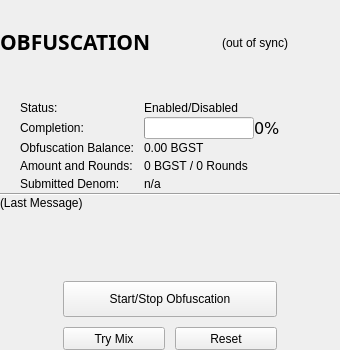
        <widget class="QFrame" name="frameObfuscation">
         <property name="minimumSize">
          <size>
           <width>0</width>
           <height>350</height>
          </size>
         </property>
         <property name="maximumSize">
          <size>
           <width>365</width>
           <height>16777215</height>
          </size>
         </property>
         <property name="layoutDirection">
          <enum>Qt::LeftToRight</enum>
         </property>
         <property name="frameShape">
          <enum>QFrame::NoFrame</enum>
         </property>
         <property name="frameShadow">
          <enum>QFrame::Plain</enum>
         </property>
         <property name="lineWidth">
          <number>0</number>
         </property>
         <layout class="QVBoxLayout" name="verticalLayout_7">
          <property name="spacing">
           <number>0</number>
          </property>
          <property name="leftMargin">
           <number>0</number>
          </property>
          <property name="topMargin">
           <number>0</number>
          </property>
          <property name="rightMargin">
           <number>0</number>
          </property>
          <property name="bottomMargin">
           <number>0</number>
          </property>
          <item>
           <layout class="QGridLayout" name="gridLayout_2" columnstretch="5,5">
            <property name="sizeConstraint">
             <enum>QLayout::SetMaximumSize</enum>
            </property>
            <property name="spacing">
             <number>0</number>
            </property>
            <item row="0" column="0">
             <layout class="QVBoxLayout" name="verticalLayout_6">
              <property name="spacing">
               <number>0</number>
              </property>
              <item>
               <widget class="QLabel" name="label_2">
                <property name="sizePolicy">
                 <sizepolicy hsizetype="Expanding" vsizetype="Preferred">
                  <horstretch>0</horstretch>
                  <verstretch>0</verstretch>
                 </sizepolicy>
                </property>
                <property name="minimumSize">
                 <size>
                  <width>130</width>
                  <height>55</height>
                 </size>
                </property>
                <property name="font">
                 <font>
                  <family>Volte</family>
                  <pointsize>16</pointsize>
                  <weight>75</weight>
                  <bold>true</bold>
                 </font>
                </property>
                <property name="text">
                 <string>OBFUSCATION</string>
                </property>
                <property name="indent">
                 <number>0</number>
                </property>
               </widget>
              </item>
              <item>
               <widget class="QLabel" name="lineObfuscation">
                <property name="minimumSize">
                 <size>
                  <width>27</width>
                  <height>2</height>
                 </size>
                </property>
                <property name="maximumSize">
                 <size>
                  <width>27</width>
                  <height>2</height>
                 </size>
                </property>
                <property name="font">
                 <font>
                  <pointsize>1</pointsize>
                 </font>
                </property>
                <property name="text">
                 <string/>
                </property>
               </widget>
              </item>
             </layout>
            </item>
            <item row="0" column="1">
             <widget class="QLabel" name="labelObfuscationSyncStatus">
              <property name="sizePolicy">
               <sizepolicy hsizetype="Preferred" vsizetype="Preferred">
                <horstretch>0</horstretch>
                <verstretch>0</verstretch>
               </sizepolicy>
              </property>
              <property name="toolTip">
               <string>The displayed information may be out of date. Your wallet automatically synchronizes with the STOTINKA network after a connection is established, but this process has not completed yet.</string>
              </property>
              <property name="styleSheet">
               <string notr="true"/>
              </property>
              <property name="text">
               <string notr="true">(out of sync)</string>
              </property>
              <property name="alignment">
               <set>Qt::AlignCenter</set>
              </property>
             </widget>
            </item>
           </layout>
          </item>
          <item>
           <widget class="QPushButton" name="runAutoDenom">
            <property name="maximumSize">
             <size>
              <width>0</width>
              <height>0</height>
             </size>
            </property>
            <property name="palette">
             <palette>
              <active>
               <colorrole role="WindowText">
                <brush brushstyle="SolidPattern">
                 <color alpha="255">
                  <red>0</red>
                  <green>0</green>
                  <blue>0</blue>
                 </color>
                </brush>
               </colorrole>
               <colorrole role="Button">
                <brush brushstyle="SolidPattern">
                 <color alpha="255">
                  <red>239</red>
                  <green>238</green>
                  <blue>238</blue>
                 </color>
                </brush>
               </colorrole>
               <colorrole role="Light">
                <brush brushstyle="SolidPattern">
                 <color alpha="255">
                  <red>255</red>
                  <green>255</green>
                  <blue>255</blue>
                 </color>
                </brush>
               </colorrole>
               <colorrole role="Midlight">
                <brush brushstyle="SolidPattern">
                 <color alpha="255">
                  <red>247</red>
                  <green>246</green>
                  <blue>246</blue>
                 </color>
                </brush>
               </colorrole>
               <colorrole role="Dark">
                <brush brushstyle="SolidPattern">
                 <color alpha="255">
                  <red>119</red>
                  <green>119</green>
                  <blue>119</blue>
                 </color>
                </brush>
               </colorrole>
               <colorrole role="Mid">
                <brush brushstyle="SolidPattern">
                 <color alpha="255">
                  <red>159</red>
                  <green>159</green>
                  <blue>159</blue>
                 </color>
                </brush>
               </colorrole>
               <colorrole role="Text">
                <brush brushstyle="SolidPattern">
                 <color alpha="255">
                  <red>0</red>
                  <green>0</green>
                  <blue>0</blue>
                 </color>
                </brush>
               </colorrole>
               <colorrole role="BrightText">
                <brush brushstyle="SolidPattern">
                 <color alpha="255">
                  <red>255</red>
                  <green>255</green>
                  <blue>255</blue>
                 </color>
                </brush>
               </colorrole>
               <colorrole role="ButtonText">
                <brush brushstyle="SolidPattern">
                 <color alpha="255">
                  <red>0</red>
                  <green>0</green>
                  <blue>0</blue>
                 </color>
                </brush>
               </colorrole>
               <colorrole role="Base">
                <brush brushstyle="SolidPattern">
                 <color alpha="255">
                  <red>255</red>
                  <green>255</green>
                  <blue>255</blue>
                 </color>
                </brush>
               </colorrole>
               <colorrole role="Window">
                <brush brushstyle="SolidPattern">
                 <color alpha="255">
                  <red>239</red>
                  <green>238</green>
                  <blue>238</blue>
                 </color>
                </brush>
               </colorrole>
               <colorrole role="Shadow">
                <brush brushstyle="SolidPattern">
                 <color alpha="255">
                  <red>0</red>
                  <green>0</green>
                  <blue>0</blue>
                 </color>
                </brush>
               </colorrole>
               <colorrole role="AlternateBase">
                <brush brushstyle="SolidPattern">
                 <color alpha="255">
                  <red>247</red>
                  <green>246</green>
                  <blue>246</blue>
                 </color>
                </brush>
               </colorrole>
               <colorrole role="ToolTipBase">
                <brush brushstyle="SolidPattern">
                 <color alpha="255">
                  <red>255</red>
                  <green>255</green>
                  <blue>220</blue>
                 </color>
                </brush>
               </colorrole>
               <colorrole role="ToolTipText">
                <brush brushstyle="SolidPattern">
                 <color alpha="255">
                  <red>0</red>
                  <green>0</green>
                  <blue>0</blue>
                 </color>
                </brush>
               </colorrole>
              </active>
              <inactive>
               <colorrole role="WindowText">
                <brush brushstyle="SolidPattern">
                 <color alpha="255">
                  <red>0</red>
                  <green>0</green>
                  <blue>0</blue>
                 </color>
                </brush>
               </colorrole>
               <colorrole role="Button">
                <brush brushstyle="SolidPattern">
                 <color alpha="255">
                  <red>239</red>
                  <green>238</green>
                  <blue>238</blue>
                 </color>
                </brush>
               </colorrole>
               <colorrole role="Light">
                <brush brushstyle="SolidPattern">
                 <color alpha="255">
                  <red>255</red>
                  <green>255</green>
                  <blue>255</blue>
                 </color>
                </brush>
               </colorrole>
               <colorrole role="Midlight">
                <brush brushstyle="SolidPattern">
                 <color alpha="255">
                  <red>247</red>
                  <green>246</green>
                  <blue>246</blue>
                 </color>
                </brush>
               </colorrole>
               <colorrole role="Dark">
                <brush brushstyle="SolidPattern">
                 <color alpha="255">
                  <red>119</red>
                  <green>119</green>
                  <blue>119</blue>
                 </color>
                </brush>
               </colorrole>
               <colorrole role="Mid">
                <brush brushstyle="SolidPattern">
                 <color alpha="255">
                  <red>159</red>
                  <green>159</green>
                  <blue>159</blue>
                 </color>
                </brush>
               </colorrole>
               <colorrole role="Text">
                <brush brushstyle="SolidPattern">
                 <color alpha="255">
                  <red>0</red>
                  <green>0</green>
                  <blue>0</blue>
                 </color>
                </brush>
               </colorrole>
               <colorrole role="BrightText">
                <brush brushstyle="SolidPattern">
                 <color alpha="255">
                  <red>255</red>
                  <green>255</green>
                  <blue>255</blue>
                 </color>
                </brush>
               </colorrole>
               <colorrole role="ButtonText">
                <brush brushstyle="SolidPattern">
                 <color alpha="255">
                  <red>0</red>
                  <green>0</green>
                  <blue>0</blue>
                 </color>
                </brush>
               </colorrole>
               <colorrole role="Base">
                <brush brushstyle="SolidPattern">
                 <color alpha="255">
                  <red>255</red>
                  <green>255</green>
                  <blue>255</blue>
                 </color>
                </brush>
               </colorrole>
               <colorrole role="Window">
                <brush brushstyle="SolidPattern">
                 <color alpha="255">
                  <red>239</red>
                  <green>238</green>
                  <blue>238</blue>
                 </color>
                </brush>
               </colorrole>
               <colorrole role="Shadow">
                <brush brushstyle="SolidPattern">
                 <color alpha="255">
                  <red>0</red>
                  <green>0</green>
                  <blue>0</blue>
                 </color>
                </brush>
               </colorrole>
               <colorrole role="AlternateBase">
                <brush brushstyle="SolidPattern">
                 <color alpha="255">
                  <red>247</red>
                  <green>246</green>
                  <blue>246</blue>
                 </color>
                </brush>
               </colorrole>
               <colorrole role="ToolTipBase">
                <brush brushstyle="SolidPattern">
                 <color alpha="255">
                  <red>255</red>
                  <green>255</green>
                  <blue>220</blue>
                 </color>
                </brush>
               </colorrole>
               <colorrole role="ToolTipText">
                <brush brushstyle="SolidPattern">
                 <color alpha="255">
                  <red>0</red>
                  <green>0</green>
                  <blue>0</blue>
                 </color>
                </brush>
               </colorrole>
              </inactive>
              <disabled>
               <colorrole role="WindowText">
                <brush brushstyle="SolidPattern">
                 <color alpha="255">
                  <red>119</red>
                  <green>119</green>
                  <blue>119</blue>
                 </color>
                </brush>
               </colorrole>
               <colorrole role="Button">
                <brush brushstyle="SolidPattern">
                 <color alpha="255">
                  <red>239</red>
                  <green>238</green>
                  <blue>238</blue>
                 </color>
                </brush>
               </colorrole>
               <colorrole role="Light">
                <brush brushstyle="SolidPattern">
                 <color alpha="255">
                  <red>255</red>
                  <green>255</green>
                  <blue>255</blue>
                 </color>
                </brush>
               </colorrole>
               <colorrole role="Midlight">
                <brush brushstyle="SolidPattern">
                 <color alpha="255">
                  <red>247</red>
                  <green>246</green>
                  <blue>246</blue>
                 </color>
                </brush>
               </colorrole>
               <colorrole role="Dark">
                <brush brushstyle="SolidPattern">
                 <color alpha="255">
                  <red>119</red>
                  <green>119</green>
                  <blue>119</blue>
                 </color>
                </brush>
               </colorrole>
               <colorrole role="Mid">
                <brush brushstyle="SolidPattern">
                 <color alpha="255">
                  <red>159</red>
                  <green>159</green>
                  <blue>159</blue>
                 </color>
                </brush>
               </colorrole>
               <colorrole role="Text">
                <brush brushstyle="SolidPattern">
                 <color alpha="255">
                  <red>119</red>
                  <green>119</green>
                  <blue>119</blue>
                 </color>
                </brush>
               </colorrole>
               <colorrole role="BrightText">
                <brush brushstyle="SolidPattern">
                 <color alpha="255">
                  <red>255</red>
                  <green>255</green>
                  <blue>255</blue>
                 </color>
                </brush>
               </colorrole>
               <colorrole role="ButtonText">
                <brush brushstyle="SolidPattern">
                 <color alpha="255">
                  <red>119</red>
                  <green>119</green>
                  <blue>119</blue>
                 </color>
                </brush>
               </colorrole>
               <colorrole role="Base">
                <brush brushstyle="SolidPattern">
                 <color alpha="255">
                  <red>239</red>
                  <green>238</green>
                  <blue>238</blue>
                 </color>
                </brush>
               </colorrole>
               <colorrole role="Window">
                <brush brushstyle="SolidPattern">
                 <color alpha="255">
                  <red>239</red>
                  <green>238</green>
                  <blue>238</blue>
                 </color>
                </brush>
               </colorrole>
               <colorrole role="Shadow">
                <brush brushstyle="SolidPattern">
                 <color alpha="255">
                  <red>0</red>
                  <green>0</green>
                  <blue>0</blue>
                 </color>
                </brush>
               </colorrole>
               <colorrole role="AlternateBase">
                <brush brushstyle="SolidPattern">
                 <color alpha="255">
                  <red>239</red>
                  <green>238</green>
                  <blue>238</blue>
                 </color>
                </brush>
               </colorrole>
               <colorrole role="ToolTipBase">
                <brush brushstyle="SolidPattern">
                 <color alpha="255">
                  <red>255</red>
                  <green>255</green>
                  <blue>220</blue>
                 </color>
                </brush>
               </colorrole>
               <colorrole role="ToolTipText">
                <brush brushstyle="SolidPattern">
                 <color alpha="255">
                  <red>0</red>
                  <green>0</green>
                  <blue>0</blue>
                 </color>
                </brush>
               </colorrole>
              </disabled>
             </palette>
            </property>
            <property name="focusPolicy">
             <enum>Qt::NoFocus</enum>
            </property>
            <property name="autoFillBackground">
             <bool>true</bool>
            </property>
            <property name="text">
             <string/>
            </property>
            <property name="flat">
             <bool>true</bool>
            </property>
           </widget>
          </item>
          <item>
           <spacer name="verticalSpacer_4">
            <property name="orientation">
             <enum>Qt::Vertical</enum>
            </property>
            <property name="sizeType">
             <enum>QSizePolicy::Fixed</enum>
            </property>
            <property name="sizeHint" stdset="0">
             <size>
              <width>100</width>
              <height>14</height>
             </size>
            </property>
           </spacer>
          </item>
          <item>
           <layout class="QFormLayout" name="formLayout">
            <property name="fieldGrowthPolicy">
             <enum>QFormLayout::AllNonFixedFieldsGrow</enum>
            </property>
            <property name="labelAlignment">
             <set>Qt::AlignLeading|Qt::AlignLeft|Qt::AlignVCenter</set>
            </property>
            <property name="formAlignment">
             <set>Qt::AlignLeading|Qt::AlignLeft|Qt::AlignVCenter</set>
            </property>
            <property name="horizontalSpacing">
             <number>10</number>
            </property>
            <property name="verticalSpacing">
             <number>0</number>
            </property>
            <property name="leftMargin">
             <number>20</number>
            </property>
            <property name="rightMargin">
             <number>20</number>
            </property>
            <item row="0" column="0">
             <widget class="QLabel" name="label_6">
              <property name="minimumSize">
               <size>
                <width>0</width>
                <height>18</height>
               </size>
              </property>
              <property name="text">
               <string>Status:</string>
              </property>
             </widget>
            </item>
            <item row="0" column="1">
             <widget class="QLabel" name="obfuscationEnabled">
              <property name="minimumSize">
               <size>
                <width>0</width>
                <height>18</height>
               </size>
              </property>
              <property name="text">
               <string>Enabled/Disabled</string>
              </property>
             </widget>
            </item>
            <item row="1" column="1">
             <layout class="QHBoxLayout" name="horizontalLayout_6">
              <property name="spacing">
               <number>0</number>
              </property>
              <item>
               <widget class="QProgressBar" name="obfuscationProgress">
                <property name="minimumSize">
                 <size>
                  <width>110</width>
                  <height>18</height>
                 </size>
                </property>
                <property name="value">
                 <number>0</number>
                </property>
                <property name="alignment">
                 <set>Qt::AlignCenter</set>
                </property>
                <property name="invertedAppearance">
                 <bool>false</bool>
                </property>
                <property name="format">
                 <string notr="true"/>
                </property>
               </widget>
              </item>
              <item>
               <widget class="QLabel" name="obfuscationValue">
                <property name="minimumSize">
                 <size>
                  <width>0</width>
                  <height>18</height>
                 </size>
                </property>
                <property name="font">
                 <font>
                  <family>DejaVu Sans</family>
                  <pointsize>12</pointsize>
                 </font>
                </property>
                <property name="text">
                 <string notr="true">0%</string>
                </property>
               </widget>
              </item>
              <item>
               <spacer name="horizontalSpacer">
                <property name="orientation">
                 <enum>Qt::Horizontal</enum>
                </property>
                <property name="sizeHint" stdset="0">
                 <size>
                  <width>40</width>
                  <height>18</height>
                 </size>
                </property>
               </spacer>
              </item>
             </layout>
            </item>
            <item row="2" column="0">
             <widget class="QLabel" name="labelAnonymizedText">
              <property name="minimumSize">
               <size>
                <width>0</width>
                <height>18</height>
               </size>
              </property>
              <property name="text">
               <string>Obfuscation Balance:</string>
              </property>
             </widget>
            </item>
            <item row="2" column="1">
             <widget class="QLabel" name="labelAnonymized">
              <property name="minimumSize">
               <size>
                <width>0</width>
                <height>18</height>
               </size>
              </property>
              <property name="font">
               <font>
                <weight>50</weight>
                <bold>false</bold>
               </font>
              </property>
              <property name="text">
               <string notr="true">0.00 BGST</string>
              </property>
             </widget>
            </item>
            <item row="3" column="0">
             <widget class="QLabel" name="label_8">
              <property name="minimumSize">
               <size>
                <width>0</width>
                <height>18</height>
               </size>
              </property>
              <property name="text">
               <string>Amount and Rounds:</string>
              </property>
             </widget>
            </item>
            <item row="3" column="1">
             <widget class="QLabel" name="labelAmountRounds">
              <property name="minimumSize">
               <size>
                <width>0</width>
                <height>18</height>
               </size>
              </property>
              <property name="text">
               <string>0 BGST / 0 Rounds</string>
              </property>
             </widget>
            </item>
            <item row="4" column="0">
             <widget class="QLabel" name="label_9">
              <property name="minimumSize">
               <size>
                <width>0</width>
                <height>18</height>
               </size>
              </property>
              <property name="text">
               <string>Submitted Denom:</string>
              </property>
             </widget>
            </item>
            <item row="4" column="1">
             <widget class="QLabel" name="labelSubmittedDenom">
              <property name="minimumSize">
               <size>
                <width>0</width>
                <height>18</height>
               </size>
              </property>
              <property name="toolTip">
               <string>The denominations you submitted to the Masternode.&lt;br&gt;To mix, other users must submit the exact same denominations.</string>
              </property>
              <property name="text">
               <string>n/a</string>
              </property>
             </widget>
            </item>
            <item row="1" column="0">
             <widget class="QLabel" name="label_7">
              <property name="sizePolicy">
               <sizepolicy hsizetype="Preferred" vsizetype="Preferred">
                <horstretch>0</horstretch>
                <verstretch>0</verstretch>
               </sizepolicy>
              </property>
              <property name="minimumSize">
               <size>
                <width>0</width>
                <height>18</height>
               </size>
              </property>
              <property name="text">
               <string>Completion:</string>
              </property>
             </widget>
            </item>
           </layout>
          </item>
          <item>
           <widget class="Line" name="lineLastMessage">
            <property name="orientation">
             <enum>Qt::Horizontal</enum>
            </property>
           </widget>
          </item>
          <item>
           <widget class="QLabel" name="obfuscationStatus">
            <property name="minimumSize">
             <size>
              <width>288</width>
              <height>43</height>
             </size>
            </property>
            <property name="text">
             <string>(Last Message)</string>
            </property>
            <property name="alignment">
             <set>Qt::AlignLeading|Qt::AlignLeft|Qt::AlignTop</set>
            </property>
            <property name="wordWrap">
             <bool>true</bool>
            </property>
           </widget>
          </item>
          <item>
           <layout class="QHBoxLayout" name="horizontalLayout_4">
            <property name="spacing">
             <number>0</number>
            </property>
            <item>
             <spacer name="horizontalSpacer_10">
              <property name="orientation">
               <enum>Qt::Horizontal</enum>
              </property>
              <property name="sizeHint" stdset="0">
               <size>
                <width>40</width>
                <height>20</height>
               </size>
              </property>
             </spacer>
            </item>
            <item>
             <widget class="QPushButton" name="toggleObfuscation">
              <property name="sizePolicy">
               <sizepolicy hsizetype="Fixed" vsizetype="Fixed">
                <horstretch>0</horstretch>
                <verstretch>0</verstretch>
               </sizepolicy>
              </property>
              <property name="minimumSize">
               <size>
                <width>214</width>
                <height>36</height>
               </size>
              </property>
              <property name="text">
               <string>Start/Stop Obfuscation</string>
              </property>
             </widget>
            </item>
            <item>
             <spacer name="horizontalSpacer_9">
              <property name="orientation">
               <enum>Qt::Horizontal</enum>
              </property>
              <property name="sizeHint" stdset="0">
               <size>
                <width>40</width>
                <height>20</height>
               </size>
              </property>
             </spacer>
            </item>
           </layout>
          </item>
          <item>
           <layout class="QHBoxLayout" name="horizontalLayout_3">
            <property name="spacing">
             <number>0</number>
            </property>
            <property name="topMargin">
             <number>10</number>
            </property>
            <item>
             <spacer name="horizontalSpacer_8">
              <property name="orientation">
               <enum>Qt::Horizontal</enum>
              </property>
              <property name="sizeHint" stdset="0">
               <size>
                <width>40</width>
                <height>23</height>
               </size>
              </property>
             </spacer>
            </item>
            <item>
             <widget class="QPushButton" name="obfuscationAuto">
              <property name="sizePolicy">
               <sizepolicy hsizetype="Fixed" vsizetype="Fixed">
                <horstretch>0</horstretch>
                <verstretch>0</verstretch>
               </sizepolicy>
              </property>
              <property name="minimumSize">
               <size>
                <width>102</width>
                <height>23</height>
               </size>
              </property>
              <property name="toolTip">
               <string>Try to manually submit a Obfuscation request.</string>
              </property>
              <property name="text">
               <string>Try Mix</string>
              </property>
             </widget>
            </item>
            <item>
             <spacer name="horizontalSpacer_11">
              <property name="orientation">
               <enum>Qt::Horizontal</enum>
              </property>
              <property name="sizeType">
               <enum>QSizePolicy::Fixed</enum>
              </property>
              <property name="sizeHint" stdset="0">
               <size>
                <width>10</width>
                <height>23</height>
               </size>
              </property>
             </spacer>
            </item>
            <item>
             <widget class="QPushButton" name="obfuscationReset">
              <property name="sizePolicy">
               <sizepolicy hsizetype="Fixed" vsizetype="Fixed">
                <horstretch>0</horstretch>
                <verstretch>0</verstretch>
               </sizepolicy>
              </property>
              <property name="minimumSize">
               <size>
                <width>102</width>
                <height>23</height>
               </size>
              </property>
              <property name="toolTip">
               <string>Reset the current status of Obfuscation (can interrupt Obfuscation if it's in the process of Mixing, which can cost you money!)</string>
              </property>
              <property name="layoutDirection">
               <enum>Qt::LeftToRight</enum>
              </property>
              <property name="autoFillBackground">
               <bool>false</bool>
              </property>
              <property name="text">
               <string>Reset</string>
              </property>
             </widget>
            </item>
            <item>
             <spacer name="horizontalSpacer_7">
              <property name="orientation">
               <enum>Qt::Horizontal</enum>
              </property>
              <property name="sizeHint" stdset="0">
               <size>
                <width>40</width>
                <height>23</height>
               </size>
              </property>
             </spacer>
            </item>
           </layout>
          </item>
         </layout>
        </widget>
